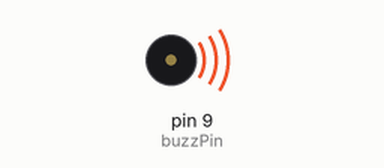
Simulated run of this sketch. Board: Arduino Uno, built with avr-gcc and run on an emulated ATmega328P. Parts: buzzer (waves = sounding).

Above: at 0.1 s.
Timing chart, 0 to 40.0 s (numbered marks = the images above):
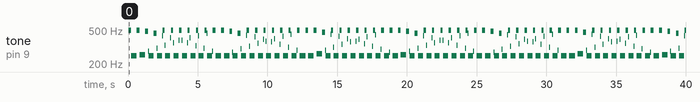

Measured:
- by itself, tone on pin 9 (buzzPin): plays 495 Hz for 0.20 s, 249 Hz for 0.40 s, 495 Hz for 0.20 s, 255 Hz for 0.40 s, 482 Hz for 0.20 s, 281 Hz for 0.04 s … (226 notes in this stretch)

The sketch:

ToneActiveBuzz.ino
```cpp
int buzzPin=9;
int dt1=1;
int dt2=2;
int j;

void setup() {
    pinMode(buzzPin,OUTPUT);
}
void loop() {
    for(j=1;j<=100;j=j+1) {
        digitalWrite(buzzPin,HIGH);
        delay(dt1);
        digitalWrite(buzzPin,LOW);
        delay(dt1);
    }
    for(j=1;j<=100;j=j+1) {
        digitalWrite(buzzPin,HIGH);
        delay(dt2);
        digitalWrite(buzzPin,LOW);
        delay(dt2);
    }
}
```
